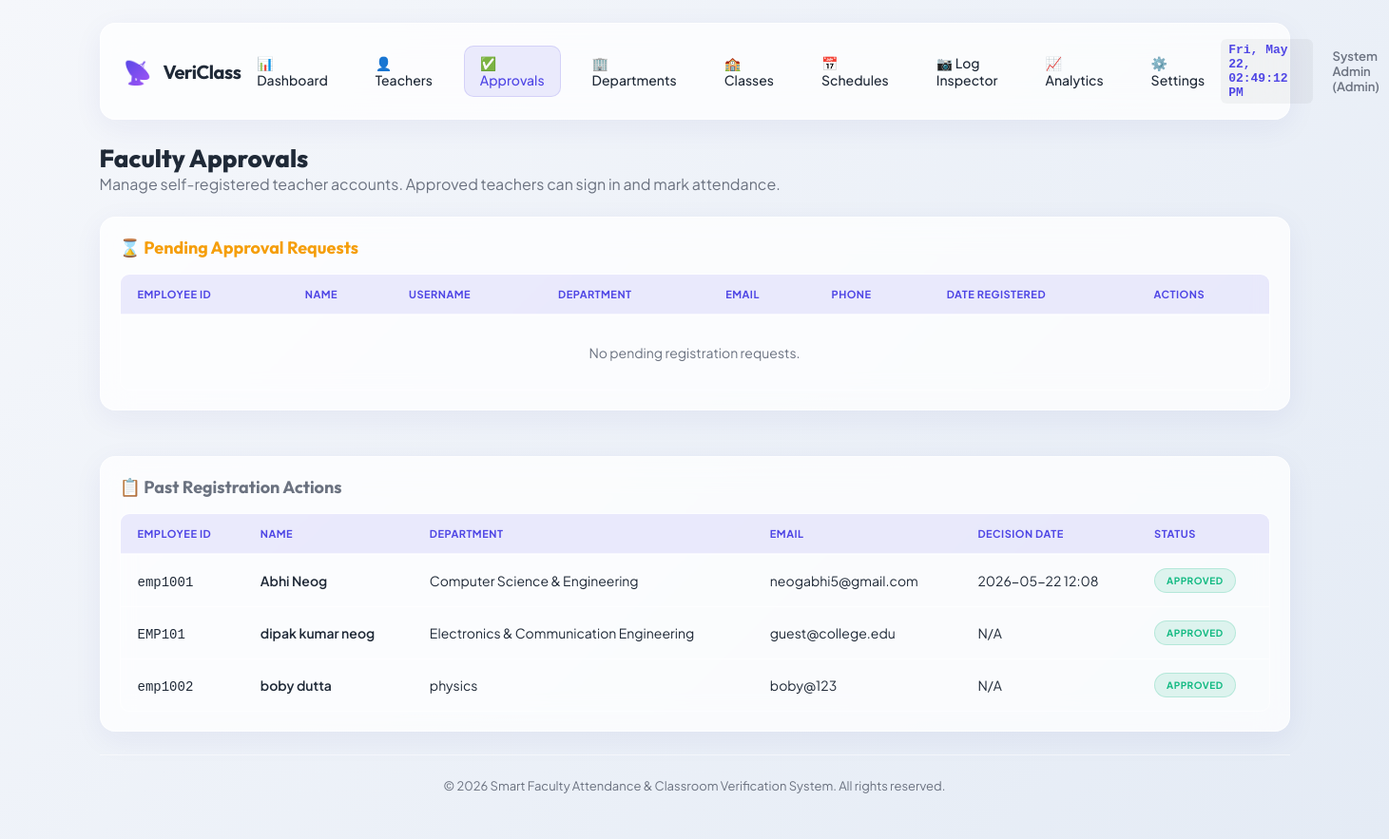
Page /admin/approvals (signed in) on the earlier database version.
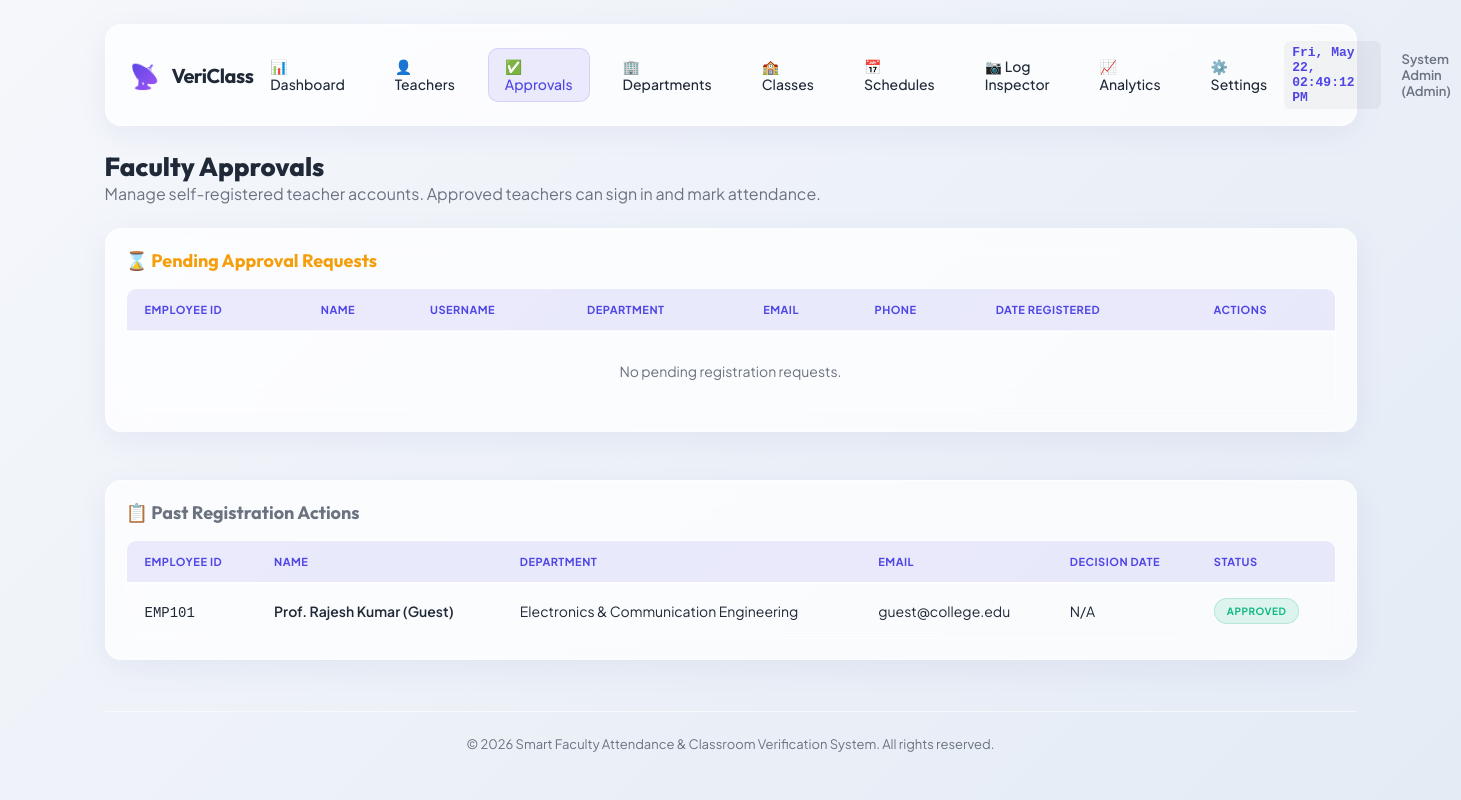
Same page on the later database version.
### models.py (models this page shows, shortened)
class TeacherProfile(db.Model):
    __tablename__ = 'teacher_profiles'
    id = db.Column(db.Integer, primary_key=True)
    user_id = db.Column(db.Integer, db.ForeignKey('users.id', ondelete='CASCADE'), unique=True, nullable=False)
    employee_id = db.Column(db.String(50), unique=True, nullable=False, index=True)
    name = db.Column(db.String(120), nullable=False)
    phone = db.Column(db.String(20), nullable=True)
    department_id = db.Column(db.Integer, db.ForeignKey('departments.id', ondelete='SET NULL'), nullable=True)
    approval_status = db.Column(db.String(20), default='Pending', nullable=False) # 'Pending', 'Approved', 'Rejected'
    approved_by_id = db.Column(db.Integer, db.ForeignKey('users.id'), nullable=True)
    approved_at = db.Column(db.DateTime, nullable=True)
    user = db.relationship('User', foreign_keys=[user_id], back_populates='profile', lazy=True)
    approver = db.relationship('User', foreign_keys=[approved_by_id], lazy=True)
    timetables = db.relationship('Timetable', backref='teacher_profile', cascade="all, delete-orphan", lazy=True)
    attendance_logs = db.relationship('AttendanceLog', backref='teacher_profile', lazy=True)

class Department(db.Model):
    __tablename__ = 'departments'
    id = db.Column(db.Integer, primary_key=True)
    name = db.Column(db.String(100), unique=True, nullable=False)
    code = db.Column(db.String(20), unique=True, nullable=False) # e.g. 'CSE', 'ECE'
    teachers = db.relationship('TeacherProfile', backref='department', lazy=True)

class User(db.Model):
    __tablename__ = 'users'
    id = db.Column(db.Integer, primary_key=True)
    username = db.Column(db.String(80), unique=True, nullable=False, index=True)
    password_hash = db.Column(db.String(255), nullable=True) # Nullable for first-time password setup
    role_id = db.Column(db.Integer, db.ForeignKey('roles.id'), nullable=False)
    email = db.Column(db.String(120), unique=True, nullable=False, index=True)
    is_active = db.Column(db.Boolean, default=True)
    needs_password_setup = db.Column(db.Boolean, default=False)
    created_at = db.Column(db.DateTime, default=datetime.utcnow)
    profile = db.relationship('TeacherProfile', foreign_keys='TeacherProfile.user_id', back_populates='user', uselist=False, cascade="all, delete-orphan", lazy=True)

### app.py (the view, shortened to what this page needs)
@app.route('/admin/approvals', methods=['GET', 'POST'])
def admin_approvals():
    if not is_logged_in() or session.get('role') != 'admin':
        flash("Access Denied.", "danger")
        return redirect(url_for('login'))
    pending = TeacherProfile.query.filter_by(approval_status='Pending').join(TeacherProfile.user).order_by(User.created_at).all()
    past_approvals = TeacherProfile.query.filter(TeacherProfile.approval_status != 'Pending').order_by(TeacherProfile.approved_at.desc()).all()
    return render_template('admin_approvals.html', pending=pending, past_approvals=past_approvals)

### app.py (called while the page is built)
def is_logged_in():
    return 'user_id' in session

### templates/admin_approvals.html (shortened to what the changed rows need)
{% extends "base.html" %}
{% block content %}
<div style="margin-bottom: 24px;">
    <h2 style="font-family: var(--font-title); font-size: 26px; font-weight: 800;">Faculty Approvals</h2>
</div>
<div style="display: grid; grid-template-columns: 1fr; gap: 24px;">
    <div class="glass-card" style="padding: 20px;">
        <div class="table-responsive">
            <table class="custom-table">
                <thead>
                    <tr>
                        <th>Employee ID</th>
                        <th>Name</th>
                        <th>Username</th>
                        <th>Department</th>
                        <th>Email</th>
                        <th>Phone</th>
                        <th>Date Registered</th>
                        <th>Actions</th>
                    </tr>
                </thead>
            </table>
        </div>
    </div>
    <div class="glass-card" style="padding: 20px;">
        <div class="table-responsive">
            <table class="custom-table">
                <thead>
                    <tr>
                        <th>Employee ID</th>
                        <th>Name</th>
                        <th>Department</th>
                        <th>Email</th>
                        <th>Decision Date</th>
                        <th>Status</th>
                    </tr>
                </thead>
                <tbody>
                    {% if past_approvals %}
                        {% for req in past_approvals %}
                            <tr>
                                <td><code>{{ req.employee_id }}</code></td>
                                <td style="font-weight: 600;">{{ req.name }}</td>
                                <td>{{ req.department.name if req.department else 'N/A' }}</td>
                                <td>{{ req.user.email if req.user else 'N/A' }}</td>
                                <td>{{ req.approved_at.strftime('%Y-%m-%d %H:%M') if req.approved_at else 'N/A' }}</td>
                                <td>
                                    <span class="badge {% if req.approval_status == 'Approved' %}badge-approved{% else %}badge-rejected{% endif %}" style="font-size: 10px;">
                                        {{ req.approval_status }}
                                    </span>
                                </td>
                            </tr>
                        {% endfor %}
                    {% else %}
                        <tr>
                            <td colspan="6" style="text-align: center; color: var(--color-text-muted); padding: 30px;">No history records found.</td>
                        </tr>
                    {% endif %}
                </tbody>
            </table>
        </div>
    </div>
</div>
{% endblock %}

Differences in the rows shown:
removed TeacherProfile: employee_id "emp1001", name "Abhi Neog", department "Computer Science & Engineering", user "neogabhi5@gmail.com", approved_at "2026-05-22 12:08", approval_status "APPROVED"
removed TeacherProfile: employee_id "emp1002", name "boby dutta", department "physics", user "boby@123", approved_at "N/A", approval_status "APPROVED"
changed TeacherProfile "EMP101": name "dipak kumar neog" → "Prof. Rajesh Kumar (Guest)"
